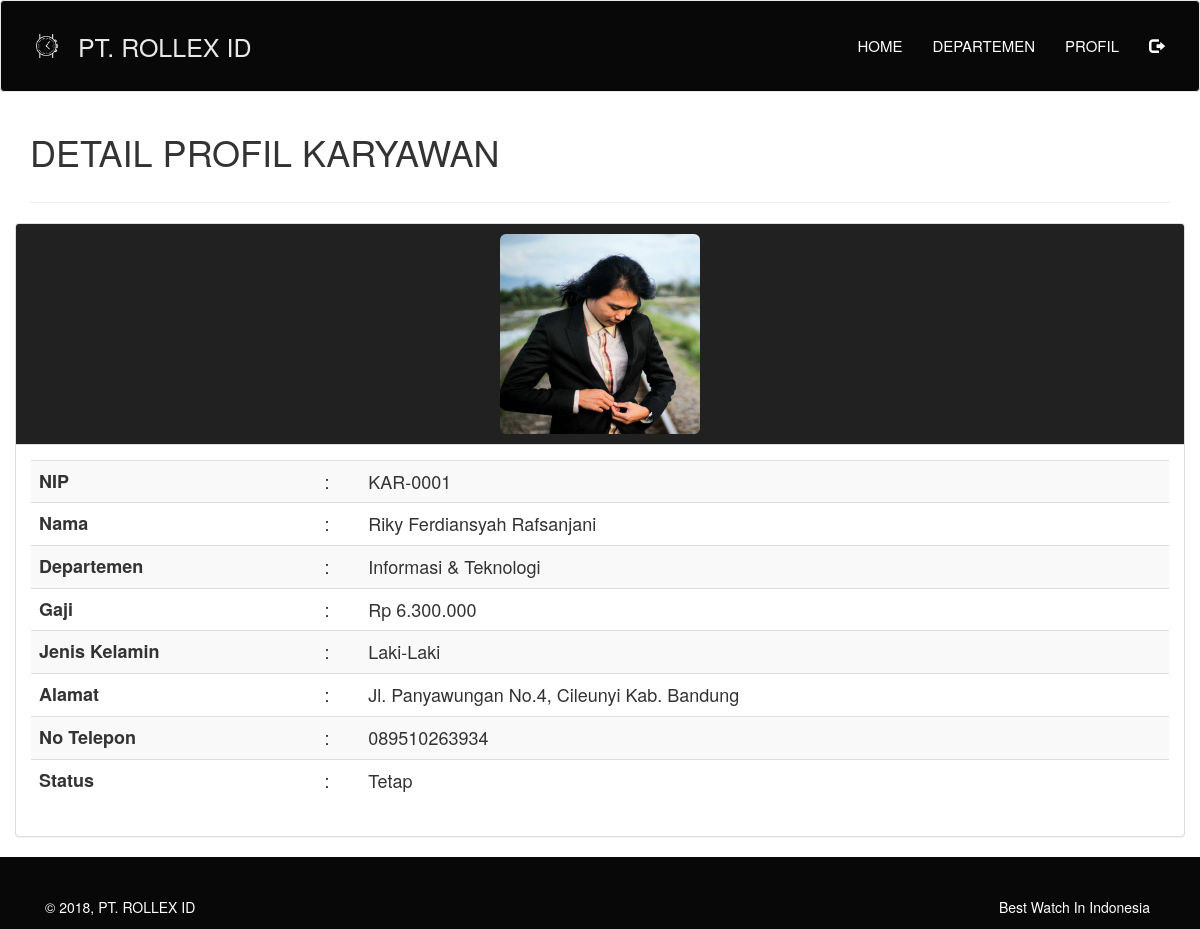
Screenshot of /karyawan_rollex/detail.php?nip=KAR-0001 with the database file from the repository.
### tables this page shows
CREATE TABLE `list_karyawan` (
  `nip` varchar(11) NOT NULL,
  `nama` varchar(100) NOT NULL,
  `alamat` varchar(100) NOT NULL,
  `departemen` varchar(100) NOT NULL,
  `gaji` int(50) NOT NULL,
  `jk` varchar(50) NOT NULL,
  `no_telp` varchar(20) NOT NULL,
  `status` varchar(20) NOT NULL,
  `gambar` varchar(100) NOT NULL
);

### karyawan_rollex/function/func_karyawan.php (called while the page is built, shortened)
<?php
function show_by_nip($nip){
	$query  = "SELECT * FROM list_karyawan WHERE nip='$nip'";
	return result($query);
}
function result($query){
	global $koneksi;
	if ($result = mysqli_query($koneksi, $query) or die('Failed to Show Data')) {
		return $result;
	}
}
 ?>

### karyawan_rollex/detail.php (the view, shortened to what this page needs)
<?php
require_once "view/header.php";
$nip = $_GET['nip'];
if (isset($nip)) {
  $detail = show_by_nip($nip);
  while ($row = mysqli_fetch_assoc($detail)) {
    $nip_detail         = $row['nip'];
    $nama_detail        = $row['nama'];
    $departemen_detail  = $row['departemen'];
    $gaji_detail        = $row['gaji'];
    $jk_detail          = $row['jk'];
    $alamat_detail      = $row['alamat'];
    $notelp_detail      = $row['no_telp'];
    $status_detail      = $row['status'];
    $gambar_detail      = $row['gambar'];
  }
}
function rupiah($nilai, $pecahan = 0) {
    return number_format($nilai, $pecahan, ',', '.');
}
 ?>
 <div class="container">
   <div class="row">
     <div class="col-md-6">
       <h1>DETAIL PROFIL KARYAWAN</h1>
     </div>
   </div>
   <hr>
   <div class="row">
     <div class="panel panel-default">
       <div class="panel-heading" style="background-color: #212121">
         <div class="text-center">
           <img src="images/<?= $gambar_detail; ?>" class="img-rounded" width="200" height="200">
         </div>
       </div>
       <div class="panel-body">
         <div class="table-responsive">
           <table class="table table-striped" style="font-size:18px">
             <tr>
               <th>NIP</th>
               <td>:</td>
               <td><?= $nip_detail; ?></td>
             </tr>
             <tr>
               <th>Nama</th>
               <td>:</td>
               <td><?= $nama_detail; ?></td>
             </tr>
             <tr>
               <th>Departemen</th>
               <td>:</td>
               <td><?= $departemen_detail; ?></td>
             </tr>
             <tr>
               <th>Gaji</th>
               <td>:</td>
               <td>Rp <?= rupiah($gaji_detail); ?></td>
             </tr>
             <tr>
               <th>Jenis Kelamin</th>
               <td>:</td>
               <td><?= $jk_detail; ?></td>
             </tr>
             <tr>
               <th>Alamat</th>
               <td>:</td>
               <td><?= $alamat_detail; ?></td>
             </tr>
             <tr>
               <th>No Telepon</th>
               <td>:</td>
               <td><?= $notelp_detail; ?></td>
             </tr>
             <tr>
               <th>Status</th>
               <td>:</td>
               <td><?= $status_detail; ?></td>
             </tr>
           </table>
         </div>
       </div>
     </div>
   </div>
 </div>
 <?php
 require_once "view/footer.php";
  ?>

### rows the page displays
list_karyawan: gambar (picture), nip "KAR-0001", nama "Riky Ferdiansyah Rafsanjani", departemen "Informasi & Teknologi", gaji "6.300.000", jk "Laki-Laki", alamat "Jl. Panyawungan No.4, Cileunyi Kab. Bandung", no_telp "089510263934", status "Tetap"
